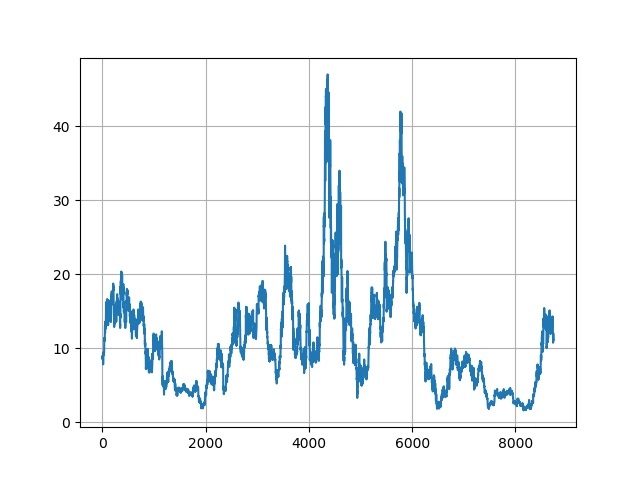

Source code (Python):
# -*- coding: utf-8 -*-
"""
Created on Tue Jan  8 17:57:31 2019

@author: admin
"""

import csv
import matplotlib.pyplot as plt
import numpy as np
import pandas as pd
from sklearn.preprocessing import StandardScaler

df = pd.read_csv("amd.csv")

df2 = pd.read_csv("manual.csv")
df2.head()

open_price =df.iloc[:,1:2]
    
plt.plot(range(1,len(open_price)+1),open_price)
ax = plt.axes()
ax.grid()


plt.savefig('Data_look.png',format='png')
x = df2.iloc[:,1:2].values



    
    
    
    
    
    
    
    
    
    
    
    
    
    
    
    
    
    
    